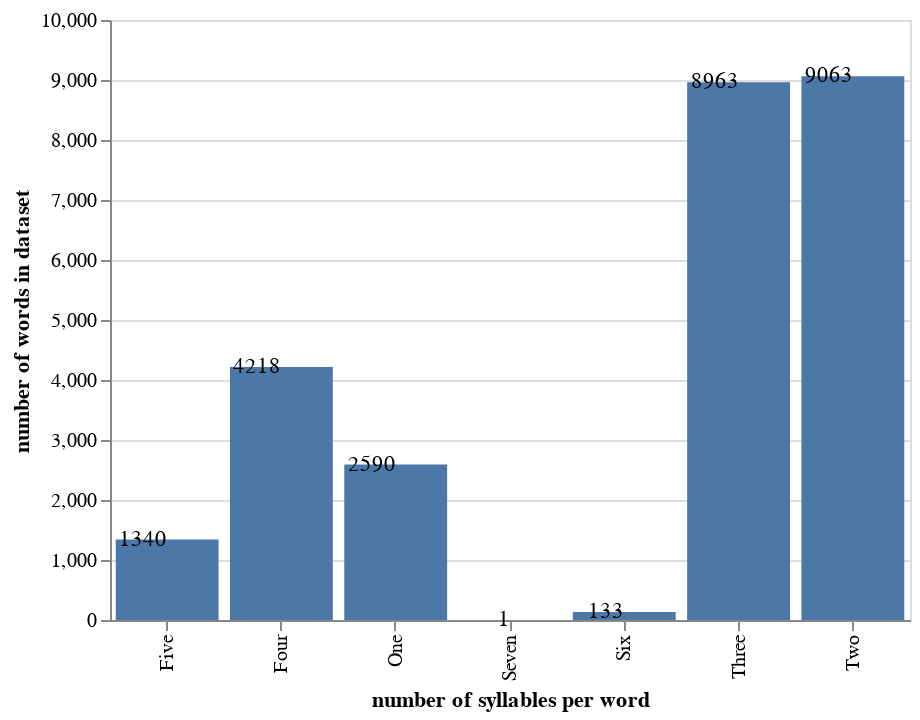

Here is the notebook cell this chart was saved with:
### Code cell
syllabified_words = []
number_of_sylls = []

for d in full.values():
    syllabified_words.append(d['syllabified'])

for item in syllabified_words:
    cnt = 0
    num_syl_word = item.split("-")
    cnt += (len(num_syl_word))
    number_of_sylls.append(cnt)

#print(syllabified_words)
#print(number_of_sylls)

print('One-syll words in full dataset:', number_of_sylls.count(1))
print('Two-syll words in full dataset:', number_of_sylls.count(2))
print('Three-syll words in full dataset:', number_of_sylls.count(3))
print('Four-syll words in full dataset:', number_of_sylls.count(4))
print('Five-syll words in full dataset:', number_of_sylls.count(5))
print('Six-syll words in full dataset:', number_of_sylls.count(6))
print('Seven-syll words in full dataset:', number_of_sylls.count(7))


source = pd.DataFrame({
    'number of syllables per word': ['Seven', 'Six', 'Five', 'Four', 'Three', 'Two', 'One'],
    'number of words in dataset': [number_of_sylls.count(7), number_of_sylls.count(6), number_of_sylls.count(5),
          number_of_sylls.count(4), number_of_sylls.count(3), number_of_sylls.count(2), number_of_sylls.count(1)]
})

chart = alt.Chart(source).mark_bar().encode(
    x='number of syllables per word',
    y='number of words in dataset')

text = chart.mark_text(
    align='right'
).encode(
    text='number of words in dataset'
)

chart + text

### Figure 1 — Vega-Lite specification as saved in the notebook (floating-point values rounded to 4 significant figures)
{"$schema": "https://vega.github.io/schema/vega-lite/v2.6.0.json", "config": {"view": {"height": 300, "width": 400}}, "datasets": {"data-2615dee2fe39457141b4f2fba6ded632": [{"number of syllables per word": "Seven", "number of words in dataset": 1}, {"number of syllables per word": "Six", "number of words in dataset": 133}, {"number of syllables per word": "Five", "number of words in dataset": 1340}, {"number of syllables per word": "Four", "number of words in dataset": 4218}, {"number of syllables per word": "Three", "number of words in dataset": 8963}, {"number of syllables per word": "Two", "number of words in dataset": 9063}, {"number of syllables per word": "One", "number of words in dataset": 2590}]}, "layer": [{"data": {"name": "data-2615dee2fe39457141b4f2fba6ded632"}, "encoding": {"x": {"field": "number of syllables per word", "type": "nominal"}, "y": {"field": "number of words in dataset", "type": "quantitative"}}, "mark": "bar"}, {"data": {"name": "data-2615dee2fe39457141b4f2fba6ded632"}, "encoding": {"text": {"field": "number of words in dataset", "type": "quantitative"}, "x": {"field": "number of syllables per word", "type": "nominal"}, "y": {"field": "number of words in dataset", "type": "quantitative"}}, "mark": {"align": "right", "type": "text"}}]}
